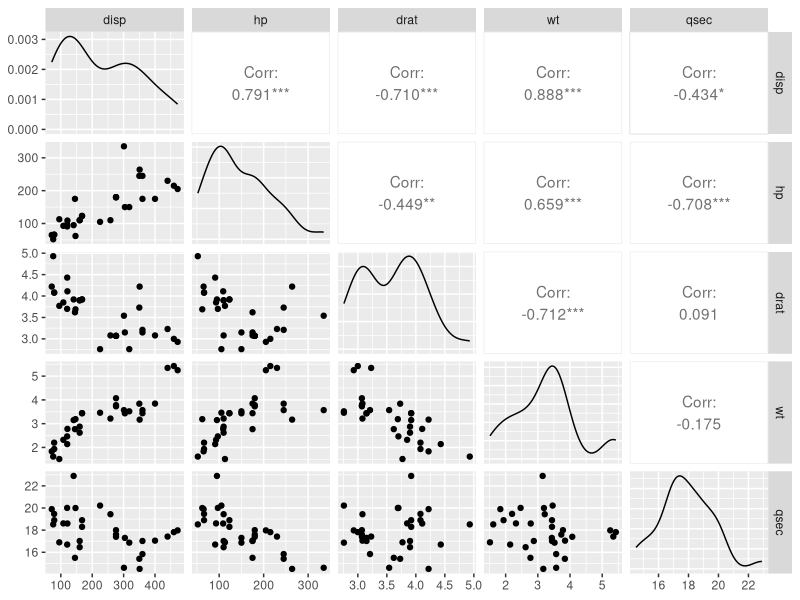

Recreate this plot in R. (Note: this script raises an error after producing the figure.)
## ---- chunk 1
# Use a scatterplot matrix to identify correlations
GGally::ggpairs(mtcars, columns = c("disp", "hp", "drat", "wt", "qsec"), progress = F)
## ---- chunk 2
set.seed(1234)

# Note, we're still not splitting the dataset here, for the sake of
# comparison to the Simple Linear Regression example.

# Pre-process the data using a recipe
# Note, this is slightly different than the example from Chapter 2,
# here we add interaction terms for the many interactions observed.
(multiple_linear_regression_recipe
  <- recipe(mpg ~ disp + hp + drat + wt + qsec, 
            data = mtcars)
  |> step_log(disp, hp)
  |> step_interact(
    terms = ~ disp:hp + 
              disp:drat + 
              disp:wt + 
              hp:wt + 
              hp:qsec + 
              drat:wt)
  )

# Setup up the model
(multiple_linear_regression_model
  <- linear_reg()
  |> set_engine("lm")
  |> set_mode("regression"))

# Bundle the recipe and model into a workflow, fit the model
(multiple_linear_regression_workflow
  <- workflow()
  |> add_recipe(multiple_linear_regression_recipe)
  |> add_model(multiple_linear_regression_model)
  |> fit(data = training(mtcars_split)))

# Add predictions to training data
multiple_linear_regression_predictions <- augment(
  multiple_linear_regression_workflow, 
  mtcars
)

# Check performance
(metrics(multiple_linear_regression_predictions, mpg, .pred))

# It is often helpful to visualze results like this, comparing the 
# actual values to the predicted values of the response variable.
(multiple_linear_regression_predictions
  |> ggplot(aes(x = .pred, y = mpg))
  +  geom_point(color = "blue")
  +  geom_abline(intercept = 0, slope = 1, color = "orange")
  +  labs(title = "Multiple Linear Regression", x = "Predicted", y = "Actual")
  +  theme_minimal())
